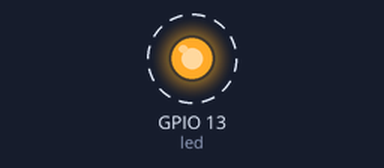
This sketch was run on a simulated ESP32. Shown: output pins drawn as LEDs (lit = HIGH). Dashed ring = blinking.

Above: at 0.2 s.
Timing chart, 0 to 3.0 s (numbered marks = the images above):
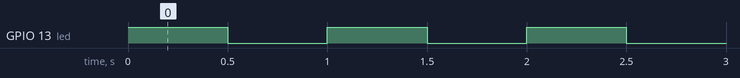

Measured:
- by itself, GPIO 13 (led): alternates HIGH for 0.50 s and LOW for 0.50 s

The sketch:

123.ino
```cpp
const int led = 13;
#define WIFI_SSD "WIFI_VOIP"
#define WIFI_PASSWORD "@watermelon@33"
#define MQTT_HOST IPAddress(192,168,1,1)

#include <esp_wifi.h>
extern "C"{
  #include "freertos/FreeRTOS.h"
  #include "freertos/timers.h"
}
void setup() {
  // put your setup code here, to run once:

  pinMode(led, OUTPUT);

}

void loop() {
  // put your main code here, to run repeatedly:
  digitalWrite(led, HIGH);
  delay(500);
  digitalWrite(led, LOW);
  delay(500);
}
```
